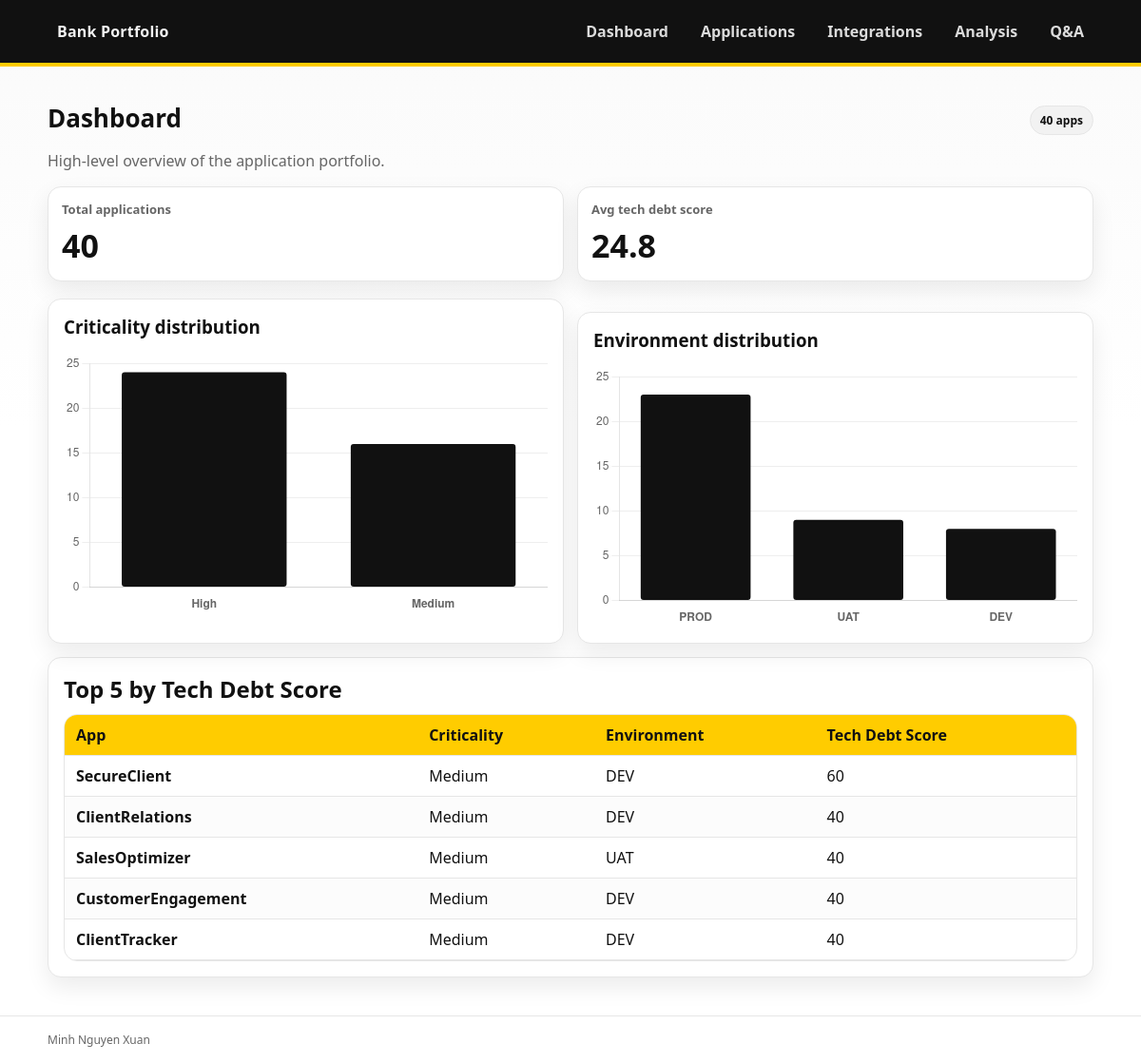
The page / on the database its author committed.
### applications/models.py (models this page shows, shortened)
class Application(models.Model):
    name = models.CharField(max_length=200)
    domain = models.CharField(max_length=100)
    criticality = models.CharField(max_length=50)
    lifecycle = models.CharField(max_length=50)
    environment = models.CharField(max_length=50)
    region = models.CharField(max_length=100)
    hosting = models.CharField(max_length=50)
    business_owner = models.CharField(max_length=120, blank=True)
    it_owner = models.CharField(max_length=120, blank=True)
    vendor = models.CharField(max_length=100)  # necháme string (rychlé, neriskuje migrace)
    tech_stack = models.TextField()
    runtime = models.CharField(max_length=100)
    database_technology = models.CharField(max_length=120, blank=True)  # NEW: DB tech
    vendor_products = models.TextField(blank=True)  # NEW: "Oracle Exadata, SAP PI, ..."
    data_sensitivity = models.CharField(max_length=50)
    tech_debt_score = models.IntegerField(default=0)
    capabilities = models.ManyToManyField(Capability, blank=True, related_name="applications")

### applications/views/dashboard.py (the view)
# urls.py: path("", dashboard_view, name="home"),
def dashboard_view(request):
    total_apps = Application.objects.count()
    criticality_counts_qs = (
        Application.objects.values("criticality")
        .annotate(c=Count("id"))
        .order_by("-c")
    )
    env_counts_qs = (
        Application.objects.values("environment")
        .annotate(c=Count("id"))
        .order_by("-c")
    )
    top_debt = Application.objects.order_by("-tech_debt_score")[:5]
    avg_debt = Application.objects.aggregate(avg=Avg("tech_debt_score"))["avg"] or 0
    criticality_labels = [x["criticality"] or "N/A" for x in criticality_counts_qs]
    criticality_values = [x["c"] for x in criticality_counts_qs]
    env_labels = [x["environment"] or "N/A" for x in env_counts_qs]
    env_values = [x["c"] for x in env_counts_qs]
    context = {
        "total_apps": total_apps,
        "avg_debt": round(avg_debt, 1),
        "top_debt": top_debt,
        "criticality_labels": criticality_labels,
        "criticality_values": criticality_values,
        "env_labels": env_labels,
        "env_values": env_values,
    }
    return render(request, "applications/dashboard.html", context)

### applications/templates/applications/dashboard.html (shortened to what this page needs)
{% extends "base.html" %}
{% block content %}
  <div class="page-title">
    <h1>Dashboard</h1>
    <span class="badge">{{ total_apps }} apps</span>
  </div>
  <p class="muted">High-level overview of the application portfolio.</p>
  <div class="stats">
    <div class="stat">
      <div class="stat__label">Total applications</div>
      <div class="stat__value">{{ total_apps }}</div>
    </div>
    <div class="stat">
      <div class="stat__label">Avg tech debt score</div>
      <div class="stat__value">{{ avg_debt|default:0|floatformat:1 }}</div>
    </div>
  </div>
  <div class="grid-2">
    <div class="card">
      <h3>Criticality distribution</h3>
      <div class="chart-box">
        <canvas id="critChart"></canvas>
      </div>
    </div>
    <div class="card">
      <h3>Environment distribution</h3>
      <div class="chart-box">
        <canvas id="envChart"></canvas>
      </div>
    </div>
  </div>
  <div class="card" style="margin-top:14px;">
    <h2 style="margin:0 0 10px;">Top 5 by Tech Debt Score</h2>
    <table>
      <thead>
        <tr>
          <th>App</th>
          <th>Criticality</th>
          <th>Environment</th>
          <th>Tech Debt Score</th>
        </tr>
      </thead>
      <tbody>
        {% for a in top_debt %}
        <tr>
          <td><a href="/apps/{{ a.id }}/">{{ a.name }}</a></td>
          <td>{{ a.criticality }}</td>
          <td>{{ a.environment }}</td>
          <td>{{ a.tech_debt_score }}</td>
        </tr>
        {% empty %}
        <tr>
          <td colspan="4" class="muted">No data.</td>
        </tr>
        {% endfor %}
      </tbody>
    </table>
  </div>
  <script>
    const criticalityLabels = JSON.parse(document.getElementById("critLabels").textContent);
    const criticalityValues = JSON.parse(document.getElementById("critValues").textContent);
    const envLabels = JSON.parse(document.getElementById("envLabels").textContent);
    const envValues = JSON.parse(document.getElementById("envValues").textContent);
    const RB = {
      black: "#111111",
      yellow: "#ffcc00",
      grid: "#eeeeee",
      tick: "#666666"
    };
    function commonOptions() {
      return {
        responsive: true,
        maintainAspectRatio: false,
        animation: false,
        plugins: {
          legend: { display: false },
          tooltip: {
            backgroundColor: "#111111",
            titleColor: "#ffffff",
            bodyColor: "#ffffff",
            borderColor: "#ffcc00",
            borderWidth: 1
          }
        },
        scales: {
          x: {
            grid: { display: false },
            ticks: { color: RB.tick, font: { weight: "600" } }
          },
          y: {
            beginAtZero: true,
            grid: { color: RB.grid },
            ticks: { color: RB.tick }
          }
        }
      };
    }
    function makeBarChart(canvasId, labels, values) {
      const ctx = document.getElementById(canvasId);
      return new Chart(ctx, {
        type: "bar",
        data: {
          labels,
          datasets: [{
            data: values,
            backgroundColor: RB.black,
            hoverBackgroundColor: RB.yellow,
            borderRadius: 3,
            borderSkipped: false
          }]
        },
        options: commonOptions()
      });
    }
    window.addEventListener("load", () => {
      makeBarChart("critChart", criticalityLabels, criticalityValues);
      makeBarChart("envChart", envLabels, envValues);
    });
  </script>
{% endblock %}

### static/css/raiff.css (style rules this page uses)
:root { --rb-yellow: #ffcc00; --rb-black: #111111; --rb-gray-50: #fafafa; --rb-gray-100:#f2f2f2; --rb-gray-200:#e6e6e6; --rb-gray-600:#666; --rb-shadow: 0 10px 25px rgba(0,0,0,.08); --rb-radius: 14px; --text: #111; --muted: #444; --bg: #ffffff; }
* { box-sizing:border-box; }
body { margin:0; font-family: ui-sans-serif, system-ui, -apple-system, Segoe UI, Roboto, Arial, "Apple Color Emoji","Segoe UI Emoji"; color: var(--text); background: linear-gradient(180deg, var(--rb-gray-50), #fff 40%); }
.card { background: var(--bg); border: 1px solid var(--rb-gray-200); border-radius: var(--rb-radius); box-shadow: var(--rb-shadow); padding: 16px; }
.card + .card { margin-top: 14px; }
.page-title { display:flex; align-items:flex-end; justify-content:space-between; gap: 12px; margin: 10px 0 16px; }
.page-title h1 { margin:0; font-size: 26px; }
.badge { display:inline-flex; align-items:center; gap: 6px; padding: 6px 10px; border-radius: 999px; background: var(--rb-gray-100); border:1px solid var(--rb-gray-200); color: var(--rb-black); font-weight: 700; font-size: 12px; }
table { width:100%; border-collapse: separate; border-spacing: 0; overflow:hidden; border-radius: var(--rb-radius); border: 1px solid var(--rb-gray-200); }
th, td { padding: 10px 12px; border-bottom: 1px solid var(--rb-gray-200); text-align:left; }
th { background: var(--rb-yellow); color: var(--rb-black); font-weight: 800; }
tr:nth-child(even) td { background: #fcfcfc; }
.muted { color: var(--rb-gray-600); }
.stats { display:grid; grid-template-columns: repeat(2, minmax(0, 1fr)); gap: 14px; margin: 14px 0 18px; }
.stat { background:#fff; border:1px solid var(--rb-gray-200); border-radius: var(--rb-radius); box-shadow: var(--rb-shadow); padding: 14px; }
.stat__label { color: var(--rb-gray-600); font-weight:700; font-size:13px; }
.stat__value { font-size:34px; font-weight:900; margin-top:6px; }
.grid-2 { display:grid; grid-template-columns: repeat(2, minmax(0, 1fr)); gap: 14px; margin-top: 14px; }
.card h3 { margin: 0 0 10px; }
.chart-box { padding-top: 6px; }
.chart-box { height: 280px; position: relative; margin-top: 4px; }
.chart-box canvas { width: 100% !important; height: 100% !important; display: block; }
table a { color: var(--rb-black); font-weight: 700; text-decoration: none; }

### rows shown on the page
Application: name "SecureClient", criticality "Medium", environment "DEV", tech_debt_score "60"
Application: name "ClientRelations", criticality "Medium", environment "DEV", tech_debt_score "40"
Application: name "SalesOptimizer", criticality "Medium", environment "UAT", tech_debt_score "40"
Application: name "CustomerEngagement", criticality "Medium", environment "DEV", tech_debt_score "40"
Application: name "ClientTracker", criticality "Medium", environment "DEV", tech_debt_score "40"

### other values the page prints
{{ total_apps }} "40"
{{ avg_debt|default:0|floatformat:1 }} "24.8"
